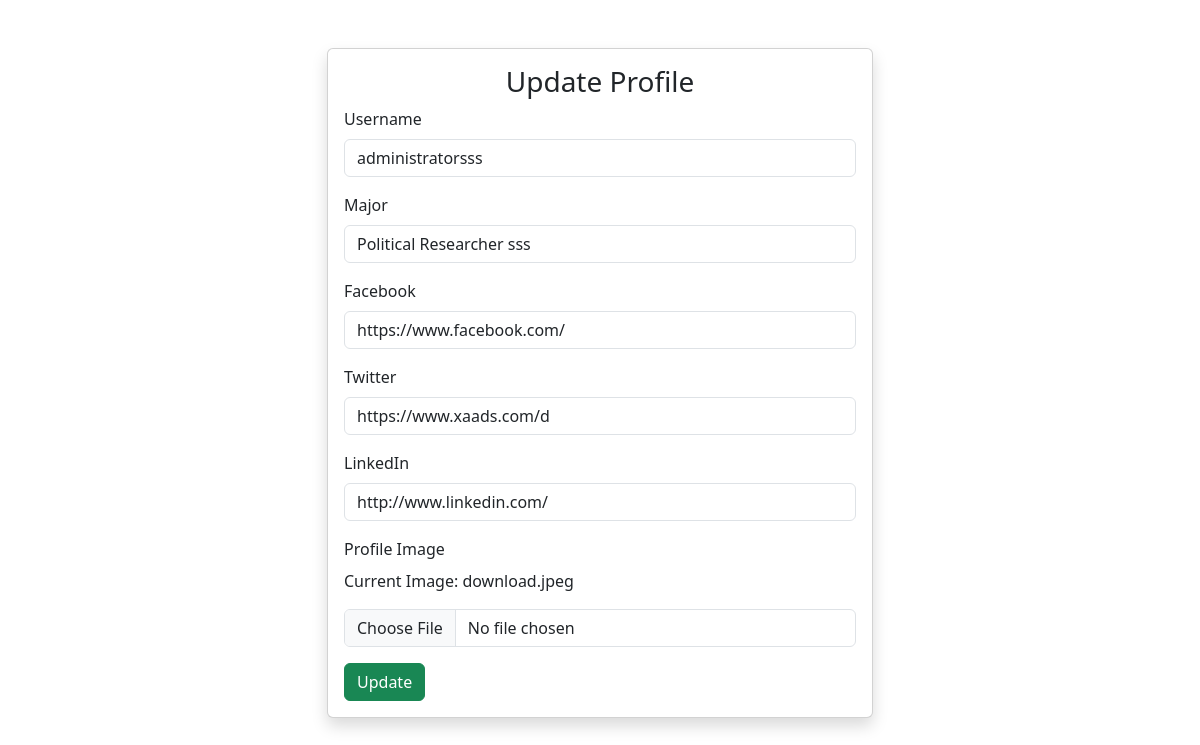
The page /project_root/profile/update_profile.php?update_profile_id=2 (signed in) on the database its author committed.
### tables this page shows
CREATE TABLE `profile_information` (
  `id` int NOT NULL,
  `username` varchar(255) NOT NULL,
  `major` varchar(255) NOT NULL,
  `facebook` varchar(255) NOT NULL,
  `twitter` varchar(255) NOT NULL,
  `linkedin` varchar(255) NOT NULL,
  `profile_image` text NOT NULL
);

### project_root/profile/update_profile.php (the view, shortened to what this page needs)
<?php
require '../../includes/db_connect.php';
if (isset($_GET['update_profile_id'])) {
    $update_profile_id = mysqli_real_escape_string($connect, $_GET['update_profile_id']);
    $select = "SELECT * FROM profile_information WHERE id = ?";
    $stmt = mysqli_prepare($connect, $select);
    mysqli_stmt_bind_param($stmt, "i", $update_profile_id);
    mysqli_stmt_execute($stmt);
    $result = mysqli_stmt_get_result($stmt);
    if ($result && $row = mysqli_fetch_assoc($result)) {
        $username = $row['username'];
        $major = $row['major'];
        $facebook = $row['facebook'];
        $twitter = $row['twitter'];
        $linkedin = $row['linkedin'];
        $current_image = $row['profile_image'];
    } else {
        echo "No record found with ID: " . htmlspecialchars($update_profile_id) . ".";
        exit;
    }
}
?>
<!DOCTYPE html>
<html lang="en">
<head>
    <link href="https://cdn.jsdelivr.net/npm/bootstrap@5.3.3/dist/css/bootstrap.min.css" rel="stylesheet">
</head>
<body>
    <div class="container my-5">
        <div class="row justify-content-center">
            <div class="col-md-6">
                <div class="card shadow">
                    <div class="card-body">
                        <h3 class="card-title text-center">Update Profile</h3>
                        <form action="" method="POST" enctype="multipart/form-data">
                            <div class="mb-3">
                                <label for="username" class="form-label">Username</label>
                                <input type="text" name="username" class="form-control" id="username" value="<?php echo isset($username) ? htmlspecialchars($username) : ''; ?>" >
                            </div>
                            <div class="mb-3">
                                <label for="major" class="form-label">Major</label>
                                <input type="text" name="major" class="form-control" id="major" value="<?php echo isset($major) ? htmlspecialchars($major) : ''; ?>">
                            </div>
                            <div class="mb-3">
                                <label for="facebook" class="form-label">Facebook</label>
                                <input type="url" name="facebook" class="form-control" value="<?php echo isset($facebook) ? htmlspecialchars($facebook) : ''; ?>">
                            </div>
                            <div class="mb-3">
                                <label for="twitter" class="form-label">Twitter</label>
                                <input type="url" name="twitter" class="form-control" value="<?php echo isset($twitter) ? htmlspecialchars($twitter) : ''; ?>">
                            </div>
                            <div class="mb-3">
                                <label for="linkedin" class="form-label">LinkedIn</label>
                                <input type="url" name="linkedin" class="form-control" value="<?php echo isset($linkedin) ? htmlspecialchars($linkedin) : ''; ?>">
                            </div>
                            <div class="mb-3">
                                <label for="prof_image" class="form-label">Profile Image</label>
                                <?php if (!empty($current_image)) : ?>
                                <p>Current Image: <?php echo htmlspecialchars($current_image); ?></p>
                                 <?php endif; ?>
                                <input type="file" name="image" class="form-control">
                            </div>
                            <button type="submit" name="update" class="btn btn-success">Update</button>
                        </form>
                    </div>
                </div>
            </div>
        </div>
    </div>
</body>
</html>

### rows shown on the page
profile_information: username "administratorsss", major "Political Researcher sss", facebook "https://www.facebook.com/", twitter "https://www.xaads.com/d", linkedin "http://www.linkedin.com/", profile_image "download.jpeg"
